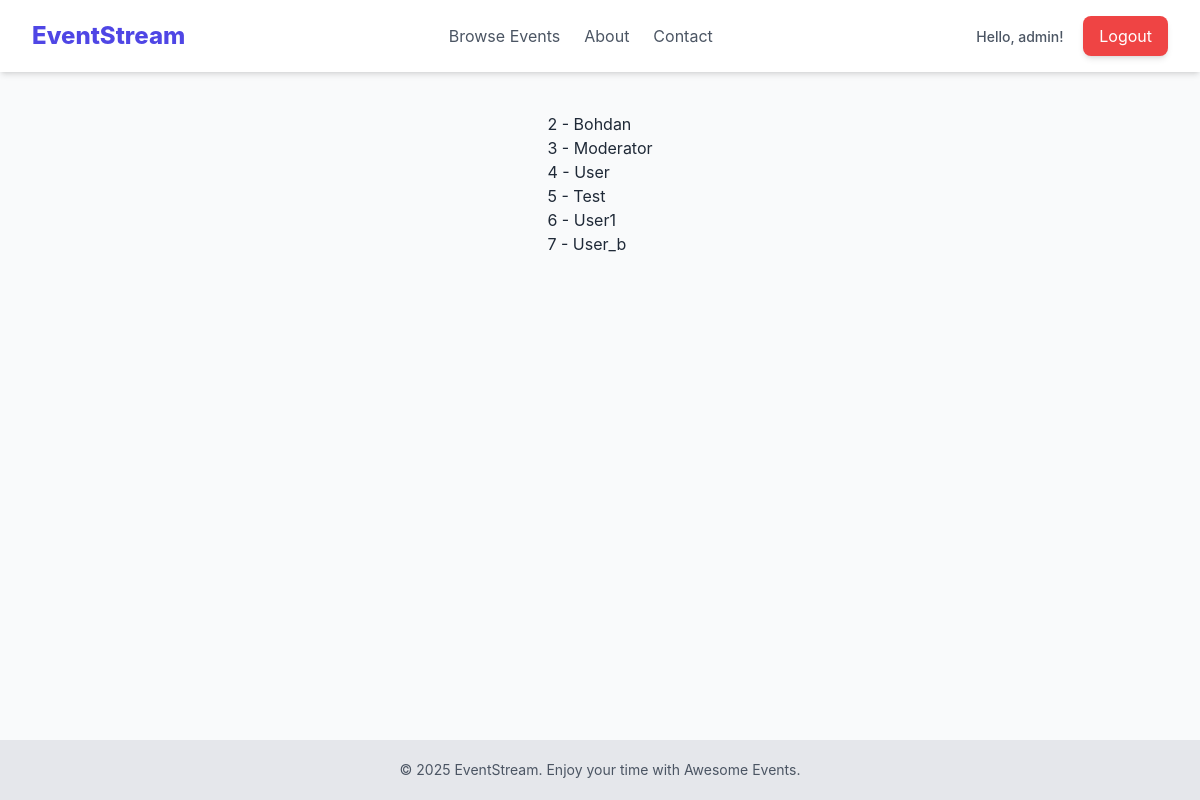
The app's page /test_db/ (signed in) with its own data.
### users/models.py (models this page shows, shortened)
class CustomUser(AbstractUser):
    username = models.CharField(max_length=200, unique=True)
    email = models.EmailField(null=True)
    first_name = models.CharField(max_length=20, blank=True)
    last_name = models.CharField(max_length=20, blank=True)
    subscribed_to_event = models.BooleanField(default=False)
    is_moderator = models.BooleanField(
        default=False,
        help_text='User is moderator or not.'
    )

### core/views.py (the view)
# urls.py: path('test_db/', views.test_db, name='test_db'),
def test_db(request):
    c_user = CustomUser.objects.all().values()
    context = {
        'c_users': c_user,
    }
    return render(request, 'core/test_db.html', context)

### core/templates/core/test_db.html (shortened to what this page needs)
{% extends "base.html" %}
{%block content%}
{% for user in c_users%}
    <p> {{user.id}} - {{user.first_name}} </p>
{%endfor%}
{%endblock%}

### templates/base.html (shortened to what this page needs)
<!DOCTYPE html>
<html lang="en">
<head>
    <script src="https://cdn.tailwindcss.com"></script>
</head>
<body class="min-h-screen bg-gray-50 text-gray-800 flex flex-col">
    <header class="bg-white shadow-md">
        <nav class="max-w-7xl mx-auto px-4 sm:px-6 lg:px-8 py-4 flex justify-between items-center">
            <a href="{% url 'home' %}" class="text-2xl font-extrabold text-indigo-600 hover:text-indigo-800 transition duration-150">
                EventStream
            </a>
            <div class="hidden md:flex space-x-6">
                <a href="{% url 'event_list' %}" class="text-gray-600 hover:text-indigo-600 transition duration-150">Browse Events</a>
                <a href="{% url 'about' %}" class="text-gray-600 hover:text-indigo-600 transition duration-150">About</a>
                <a href="{% url 'contact' %}" class="text-gray-600 hover:text-indigo-600 transition duration-150">Contact</a>
            </div>
            <div class="space-x-4">
                {% if user.is_authenticated %}
                    <a href="{% url 'profile' %}" class="text-sm font-medium text-gray-600 hover:text-indigo-600">
                        Hello, {{ user.username }}!
                    </a>
                    <form method="post" action="{% url 'logout' %}" class="inline-block">
                        <button type="submit"
                                class="py-2 px-4 bg-red-500 text-white rounded-lg shadow-md hover:bg-red-600 transition duration-150">
                            Logout
                        </button>
                    </form>
                {% endif %}
            </div>
        </nav>
    </header>
    <main class="flex-grow max-w-7xl mx-auto px-4 sm:px-6 lg:px-8 py-10">
        {% block content %}
        {% endblock %}
    </main>
    <footer class="bg-gray-200 text-gray-600 py-5 mt-auto">
        <div class="max-w-7xl mx-auto px-4 sm:px-6 lg:px-8 text-center text-sm">
            &copy; 2025 EventStream. Enjoy your time with Awesome Events.
        </div>
    </footer>
</body>
</html>

### templates/base.html (style rules this page uses)
body { font-family: 'Inter', sans-serif; }

### records on screen
CustomUser: username "admin", id "2", first_name "Bohdan"
CustomUser: id "3", first_name "Moderator"
CustomUser: id "4", first_name "User"
CustomUser: id "5", first_name "Test"
CustomUser: id "6", first_name "User1"
CustomUser: id "7", first_name "User_b"
